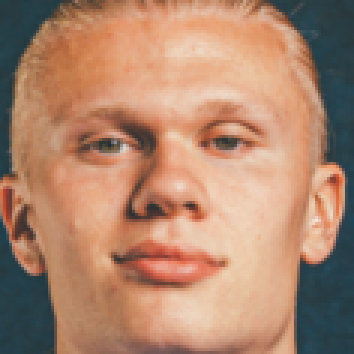
#> input picture model/dataset/cropped/erling haaland /erling haaland 1.png, 118 x 118 px (shown 3 times larger)
$ jupyter execute --allow-errors footballers_face_recognition_model.ipynb
#> lines starting #> are read from the running program, lines starting #| are printed output that depends on the picture
[cell 1]
import numpy as np
import pywt
import cv2
import os

[cell 2]
path_to_data = "dataset/cropped/"

[cell 3]
footballers_file_names_dict = {}
for img_dir in os.scandir(path_to_data):
    footballers_name = img_dir.path.split('/')[-1]
    file_list = []
    for entry in os.scandir(img_dir):
        file_list.append(entry.path)
    footballers_file_names_dict[footballers_name] = file_list
footballers_file_names_dict

[cell 4]
footballers_names_dict = {}
count = 0

for entry in os.scandir(path_to_data):
    celebrity_name = entry.path.split('/')[-1]
    footballers_names_dict[celebrity_name] = count
    count += 1
footballers_names_dict

[cell 5]
def w2d(img, mode='haar', level=1):
    imArray = img
    #Datatype conversions
    #convert to grayscale
    imArray = cv2.cvtColor( imArray,cv2.COLOR_RGB2GRAY )
    #convert to float
    imArray =  np.float32(imArray)
    imArray /= 255;
    # compute coefficients
    coeffs=pywt.wavedec2(imArray, mode, level=level)

    #Process Coefficients
    coeffs_H=list(coeffs)
    coeffs_H[0] *= 0;

    # reconstruction
    imArray_H=pywt.waverec2(coeffs_H, mode);
    imArray_H *= 255;
    imArray_H =  np.uint8(imArray_H)

    return imArray_H

[cell 6]
X, y = [], []
for footballer_name, training_files in footballers_file_names_dict.items():
    for training_image in training_files:
        img = cv2.imread(training_image)
#> img is the input picture: shape (118, 118, 3); mean B, G, R 110, 134.1, 175.2
        scalled_raw_img = cv2.resize(img, (32, 32))
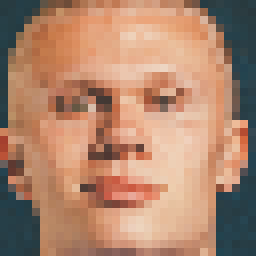
#> scalled_raw_img: shape (32, 32, 3) (shown 8 times larger); mean B, G, R 109.6, 133.8, 175.1
        img_har = w2d(img,'db1',5)
#> in w2d, `imArray = cv2.cvtColor( imArray,cv2.COLOR_RGB2GRAY )`:
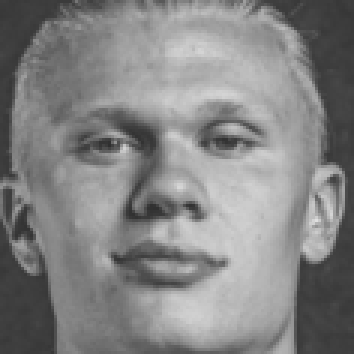
#> imArray: shape (118, 118) (shown 3 times larger); min 47, max 223, mean 131.6
#> in w2d, `coeffs=pywt.wavedec2(imArray, mode, level=level)`: coeffs = 6 items
#> in w2d, `imArray_H=pywt.waverec2(coeffs_H, mode);`:
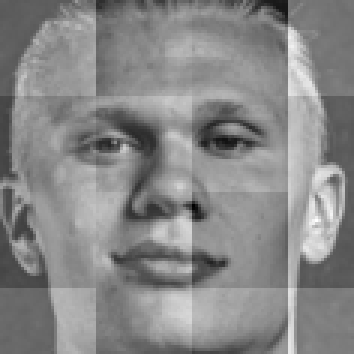
#> imArray_H: shape (118, 118) float32 (shown 3 times larger); min -0.503, max 0.465, mean 0.0122; drawn with min black and max white
#> in w2d, `imArray_H =  np.uint8(imArray_H)`:
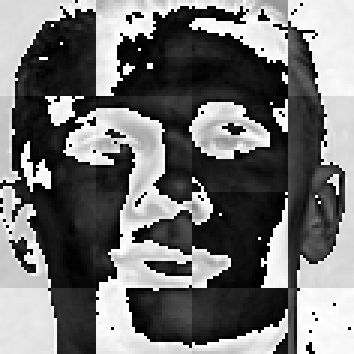
#> imArray_H: shape (118, 118) (shown 3 times larger); min 0, max 255, mean 114.1
        scalled_img_har = cv2.resize(img_har, (32, 32))
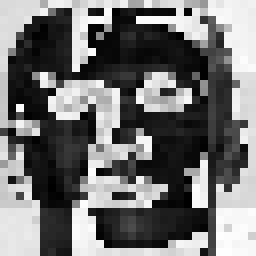
#> scalled_img_har: shape (32, 32) (shown 8 times larger); min 0, max 254, mean 113.6
        combined_img = np.vstack((scalled_raw_img.reshape(32 * 32 * 3, 1), scalled_img_har.reshape(32 * 32, 1)))
#> combined_img = 4096 values, max 254 at index 4091, min 0 at index 3863, mean 133.1
        X.append(combined_img)
        y.append(footballers_names_dict[footballer_name])

[cell 7]
len(X[0])
#> Out = 4096

[cell 8]
X[0]
#> Out has the same summary as combined_img

[cell 9]
y[0]

[cell 10]
X = np.array(X).reshape(len(X),4096).astype(float)
X.shape
#> Out = (2, 4096)

# Training Model

[cell 11]
from sklearn.svm import SVC
from sklearn.preprocessing import StandardScaler
from sklearn.model_selection import train_test_split
from sklearn.pipeline import Pipeline
from sklearn.metrics import classification_report
from sklearn.metrics import confusion_matrix
from sklearn import svm
from sklearn.ensemble import RandomForestClassifier
from sklearn.linear_model import LogisticRegression
from sklearn.pipeline import make_pipeline
from sklearn.model_selection import GridSearchCV
import matplotlib.pyplot as plt

[cell 12]
X_train, X_test, y_train, y_test = train_test_split(X, y, random_state=42)
#> y_train = [0]; y_test = [1]

pipe = Pipeline([('scaler', StandardScaler()), ('svc', SVC(kernel = 'rbf', C = 10))])
#> (the rest of this cell did not finish here and is left out)
